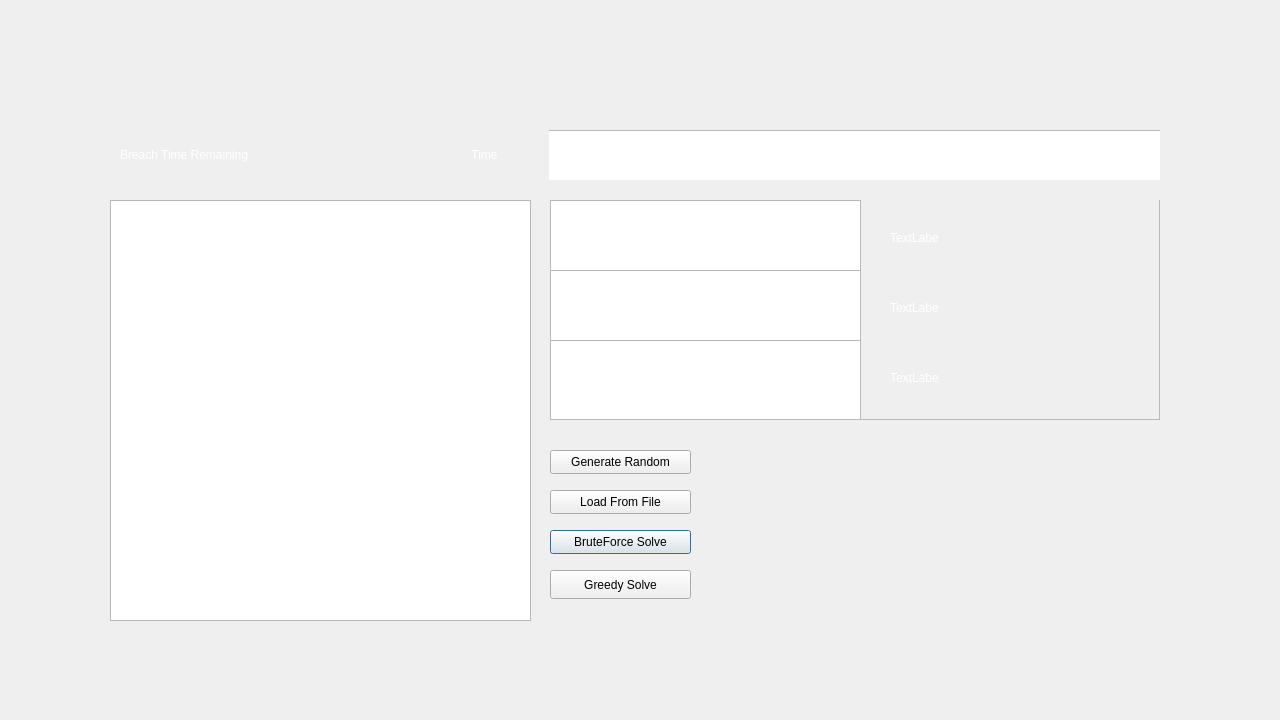
<?xml version="1.0" encoding="UTF-8"?>
<ui version="4.0">
 <class>GameStart</class>
 <widget class="QDialog" name="GameStart">
  <property name="geometry">
   <rect>
    <x>0</x>
    <y>0</y>
    <width>1280</width>
    <height>720</height>
   </rect>
  </property>
  <property name="sizePolicy">
   <sizepolicy hsizetype="Fixed" vsizetype="Fixed">
    <horstretch>0</horstretch>
    <verstretch>0</verstretch>
   </sizepolicy>
  </property>
  <property name="windowTitle">
   <string>Dialog</string>
  </property>
  <widget class="QPushButton" name="Solve">
   <property name="geometry">
    <rect>
     <x>550</x>
     <y>530</y>
     <width>141</width>
     <height>24</height>
    </rect>
   </property>
   <property name="text">
    <string>BruteForce Solve</string>
   </property>
  </widget>
  <widget class="QLabel" name="Time_">
   <property name="geometry">
    <rect>
     <x>460</x>
     <y>145</y>
     <width>49</width>
     <height>21</height>
    </rect>
   </property>
   <property name="text">
    <string>&lt;html&gt;&lt;head/&gt;&lt;body&gt;&lt;p align=&quot;center&quot;&gt;&lt;span style=&quot; color:#ffffff;&quot;&gt;Time&lt;/span&gt;&lt;/p&gt;&lt;/body&gt;&lt;/html&gt;</string>
   </property>
  </widget>
  <widget class="QPushButton" name="LoadFromFile">
   <property name="geometry">
    <rect>
     <x>550</x>
     <y>490</y>
     <width>141</width>
     <height>24</height>
    </rect>
   </property>
   <property name="text">
    <string>Load From File</string>
   </property>
  </widget>
  <widget class="QWidget" name="MatrixWidget" native="true">
   <property name="geometry">
    <rect>
     <x>110</x>
     <y>200</y>
     <width>421</width>
     <height>421</height>
    </rect>
   </property>
   <widget class="QTableWidget" name="Matrix_2">
    <property name="geometry">
     <rect>
      <x>0</x>
      <y>0</y>
      <width>421</width>
      <height>421</height>
     </rect>
    </property>
   </widget>
  </widget>
  <widget class="QWidget" name="BufferWidget" native="true">
   <property name="geometry">
    <rect>
     <x>549</x>
     <y>129</y>
     <width>611</width>
     <height>51</height>
    </rect>
   </property>
   <widget class="QTableWidget" name="tableWidget">
    <property name="geometry">
     <rect>
      <x>-5</x>
      <y>1</y>
      <width>621</width>
      <height>51</height>
     </rect>
    </property>
   </widget>
  </widget>
  <widget class="QPushButton" name="GenerateRandom">
   <property name="geometry">
    <rect>
     <x>550</x>
     <y>450</y>
     <width>141</width>
     <height>24</height>
    </rect>
   </property>
   <property name="text">
    <string>Generate Random</string>
   </property>
  </widget>
  <widget class="QWidget" name="Sequence" native="true">
   <property name="geometry">
    <rect>
     <x>550</x>
     <y>200</y>
     <width>611</width>
     <height>221</height>
    </rect>
   </property>
   <widget class="QScrollArea" name="scrollArea">
    <property name="geometry">
     <rect>
      <x>-1</x>
      <y>-1</y>
      <width>611</width>
      <height>221</height>
     </rect>
    </property>
    <property name="widgetResizable">
     <bool>true</bool>
    </property>
    <widget class="QWidget" name="scrollAreaWidgetContents_2">
     <property name="geometry">
      <rect>
       <x>0</x>
       <y>0</y>
       <width>609</width>
       <height>219</height>
      </rect>
     </property>
     <widget class="QWidget" name="widget_7" native="true">
      <property name="geometry">
       <rect>
        <x>0</x>
        <y>140</y>
        <width>611</width>
        <height>80</height>
       </rect>
      </property>
      <widget class="QLabel" name="Sequence3_2">
       <property name="geometry">
        <rect>
         <x>340</x>
         <y>30</y>
         <width>49</width>
         <height>16</height>
        </rect>
       </property>
       <property name="text">
        <string>&lt;html&gt;&lt;head/&gt;&lt;body&gt;&lt;p&gt;&lt;span style=&quot; color:#ffffff;&quot;&gt;TextLabel&lt;/span&gt;&lt;/p&gt;&lt;/body&gt;&lt;/html&gt;</string>
       </property>
      </widget>
      <widget class="QTableWidget" name="Seq3Table_2">
       <property name="geometry">
        <rect>
         <x>0</x>
         <y>0</y>
         <width>311</width>
         <height>81</height>
        </rect>
       </property>
      </widget>
     </widget>
     <widget class="QWidget" name="widget_5" native="true">
      <property name="geometry">
       <rect>
        <x>0</x>
        <y>0</y>
        <width>611</width>
        <height>71</height>
       </rect>
      </property>
      <widget class="QLabel" name="Sequence1_2">
       <property name="geometry">
        <rect>
         <x>340</x>
         <y>30</y>
         <width>49</width>
         <height>16</height>
        </rect>
       </property>
       <property name="text">
        <string>&lt;html&gt;&lt;head/&gt;&lt;body&gt;&lt;p&gt;&lt;span style=&quot; color:#ffffff;&quot;&gt;TextLabel&lt;/span&gt;&lt;/p&gt;&lt;/body&gt;&lt;/html&gt;</string>
       </property>
      </widget>
      <widget class="QTableWidget" name="Seq1Table_2">
       <property name="geometry">
        <rect>
         <x>0</x>
         <y>0</y>
         <width>311</width>
         <height>71</height>
        </rect>
       </property>
      </widget>
     </widget>
     <widget class="QWidget" name="widget_6" native="true">
      <property name="geometry">
       <rect>
        <x>0</x>
        <y>70</y>
        <width>611</width>
        <height>71</height>
       </rect>
      </property>
      <widget class="QLabel" name="Sequence2_2">
       <property name="geometry">
        <rect>
         <x>340</x>
         <y>30</y>
         <width>49</width>
         <height>16</height>
        </rect>
       </property>
       <property name="text">
        <string>&lt;html&gt;&lt;head/&gt;&lt;body&gt;&lt;p&gt;&lt;span style=&quot; color:#ffffff;&quot;&gt;TextLabel&lt;/span&gt;&lt;/p&gt;&lt;/body&gt;&lt;/html&gt;</string>
       </property>
      </widget>
      <widget class="QTableWidget" name="Seq2Table_2">
       <property name="geometry">
        <rect>
         <x>0</x>
         <y>0</y>
         <width>311</width>
         <height>71</height>
        </rect>
       </property>
      </widget>
     </widget>
    </widget>
   </widget>
  </widget>
  <widget class="QLabel" name="TimeRemainingLabel">
   <property name="geometry">
    <rect>
     <x>120</x>
     <y>140</y>
     <width>181</width>
     <height>31</height>
    </rect>
   </property>
   <property name="text">
    <string>&lt;html&gt;&lt;head/&gt;&lt;body&gt;&lt;p&gt;&lt;span style=&quot; color:#ffffff;&quot;&gt;Breach Time Remaining&lt;/span&gt;&lt;/p&gt;&lt;/body&gt;&lt;/html&gt;</string>
   </property>
  </widget>
  <widget class="QLabel" name="label">
   <property name="geometry">
    <rect>
     <x>0</x>
     <y>0</y>
     <width>1280</width>
     <height>720</height>
    </rect>
   </property>
   <property name="text">
    <string/>
   </property>
   <property name="pixmap">
    <pixmap resource="Resources/Images.qrc">:/Images/Main Menu.png</pixmap>
   </property>
  </widget>
  <widget class="QPushButton" name="pushButton">
   <property name="geometry">
    <rect>
     <x>550</x>
     <y>570</y>
     <width>141</width>
     <height>29</height>
    </rect>
   </property>
   <property name="text">
    <string>Greedy Solve</string>
   </property>
  </widget>
  <zorder>label</zorder>
  <zorder>Time_</zorder>
  <zorder>TimeRemainingLabel</zorder>
  <zorder>BufferWidget</zorder>
  <zorder>MatrixWidget</zorder>
  <zorder>Sequence</zorder>
  <zorder>LoadFromFile</zorder>
  <zorder>GenerateRandom</zorder>
  <zorder>Solve</zorder>
  <zorder>pushButton</zorder>
 </widget>
 <resources>
  <include location="Resources/Images.qrc"/>
 </resources>
 <connections/>
</ui>
